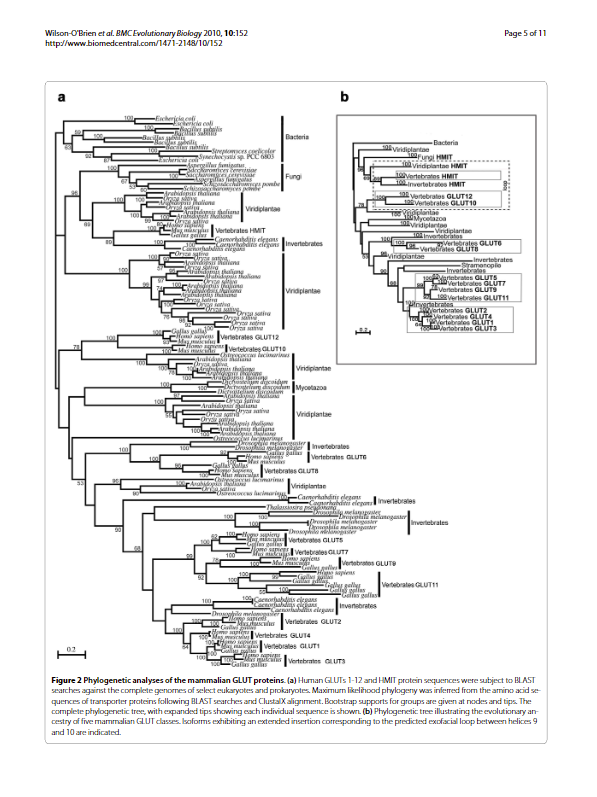
#> input picture images/paper9.png, 597 x 797 px, found by its file name
$ jupyter execute Line_gap_mode_final.ipynb
#> lines starting #> are read from the running program, lines starting #| are printed output that depends on the picture; after the words box and inside, x2 and y2 are one past the last pixel; in counts of white or black regions, pixels touching at a corner belong together
[cell 1]
import cv2
import numpy as np
import matplotlib.pyplot as plt
from skimage.feature import local_binary_pattern
from scipy import stats

[cell 2]
img = cv2.imread('paper9.png')
#> img is the input picture: shape (797, 597, 3); mean B, G, R 237.4, 237.4, 237.5
imgray = cv2.cvtColor(img, cv2.COLOR_BGR2GRAY)

ret, thresh = cv2.threshold(imgray, 200, 255, cv2.THRESH_BINARY)
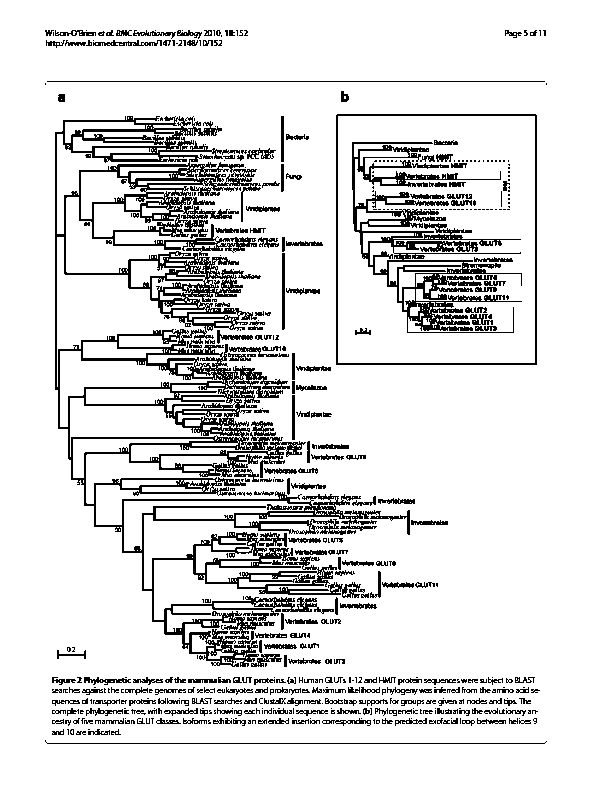
#> thresh: shape (797, 597); 87.1% white; black in thin lines or dots, all inside (x1, y1, x2, y2) = (45, 30, 547, 744)
plt.imshow(thresh, cmap='gray')
plt.show()

array = np.array(thresh)
array.shape

row_sums = np.sum(array, axis=1)
#> row_sums = 797 values, max 152235 at index 0, min 25245 at index 81, mean 132622.7


indices = np.arange(len(row_sums))
#> indices = 797 values from 0 to 796

plt.bar(indices, row_sums, edgecolor='blue')

plt.title('Histogram of Rows(with margin)')
plt.xlabel('row count')
plt.ylabel('total pixel value')

plt.show()
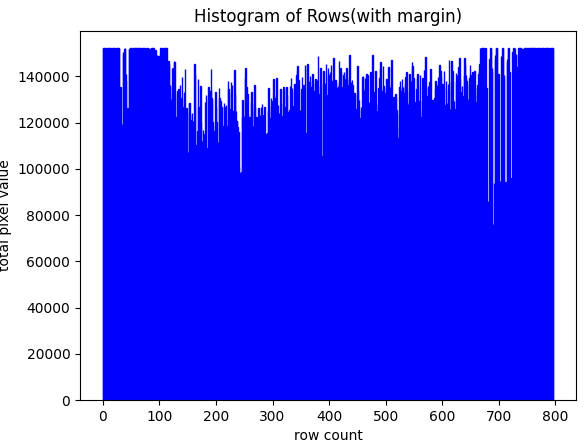
#> figure drawn by matplotlib, 1 panel

[cell 3]
def trim_white_margins_lr(pixel_array):
    col_sums = np.sum(pixel_array, axis=0)
    num_rows = pixel_array.shape[0]
    white_col_sum = 255 * num_rows

    # Find the first non-white column from the left
    start_index = 0
    while start_index < len(col_sums) and col_sums[start_index] == white_col_sum:
        start_index += 1

    # Find the first non-white column from the right
    end_index = len(col_sums) - 1
    while end_index >= 0 and col_sums[end_index] == white_col_sum:
        end_index -= 1

    # Trim the pixel array
    col_trimmed_array = pixel_array[:, start_index:end_index+1]

    return col_trimmed_array,start_index

# row_trimmed_array,top_margin = trim_white_margins(array)
side_marginless_array,left_margin = trim_white_margins_lr(array)
#> in trim_white_margins_lr, `col_sums = np.sum(pixel_array, axis=0)`: col_sums = 597 values, max 203235 at index 0, min 117555 at index 337, mean 177052.4
#> the loop in trim_white_margins_lr, `while start_index < len(col_sums) and col_sums[start_index] == white_c..` made 45 passes
#> after the loop in trim_white_margins_lr, `while start_index < len(col_sums) and col_sums[start_index] == white_c..`: start_index = 45
#> in trim_white_margins_lr, `end_index = len(col_sums) - 1`: end_index = 596
#> the loop in trim_white_margins_lr, `while end_index >= 0 and col_sums[end_index] == white_col_sum:` made 50 passes
#> end_index on passes 1 to 8: 595, 594, 593, 592, 591, 590, 589, 588
#> after the loop in trim_white_margins_lr, `while end_index >= 0 and col_sums[end_index] == white_col_sum:`: end_index = 546
#> in trim_white_margins_lr, `col_trimmed_array = pixel_array[:, start_index:end_index+1]`:
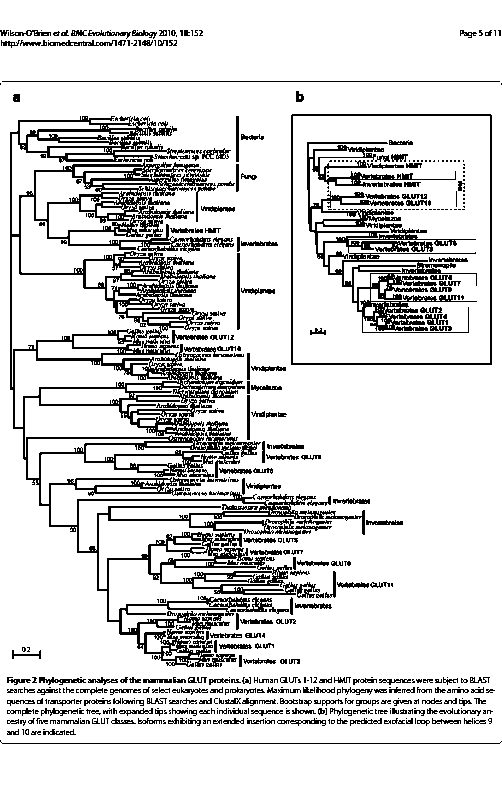
#> col_trimmed_array: shape (797, 502); 84.7% white; black in thin lines or dots, all inside (x1, y1, x2, y2) = (0, 30, 502, 744)
#> left_margin = 45

# print("Side_Marginless Array:")
# print(side_marginless_array)
print(side_marginless_array.shape)
#| (797, 502)

#Top Margin
# top_margin = array.shape[0] - marginless_array.shape[0]
# print(top_margin)
print("Left Margin:", left_margin)
#| Left Margin: 45
print()


def col_sum(array):
    return np.sum(array, axis=0), 255 * array.shape[0]

def identify_col_gaps(col_sum, white_col_sum):
    gap_indices = []
    in_gap = False
    current_gap_start = None

    for col_index, value in enumerate(col_sum):
        if value == white_col_sum:
            if not in_gap:
                # Start a new gap
                in_gap = True
                current_gap_start = col_index
        else:
            if in_gap:
                # End the current gap
                in_gap = False
                gap_indices.append((current_gap_start, col_index - 1))
                current_gap_start = None

    # Handle the case where the gap goes till the end of the array
    if in_gap:
        gap_indices.append((current_gap_start, len(col_sum) - 1))

    return gap_indices


def divide_image(image, gap_indices):
    parts = []
    start = 0
    for gap_start, gap_end in gap_indices:
        parts.append((start, gap_start))
        start = gap_end
    parts.append((start, image.shape[1]))
    return parts

    if len(parts) == 0:
      parts.append((0, image.shape[1]))


col_sum, white_col_sum = col_sum(side_marginless_array)
#> col_sum = 502 values, max 202725 at index 496, min 117555 at index 292, mean 172097.6; white_col_sum = 203235
gap_indices = identify_col_gaps(col_sum, white_col_sum)
#> the loop in identify_col_gaps, `for col_index, value in enumerate(col_sum):` made 502 passes
#> value on passes 1 to 3: 201705, 199920, 201450
#> after the loop in identify_col_gaps, `for col_index, value in enumerate(col_sum):`: gap_indices = []; in_gap = False
#> gap_indices = []
print("Gap between columns:", gap_indices)
#| Gap between columns: []
print()


all_cols = divide_image(side_marginless_array, gap_indices)
#> all_cols = [(0, 502)]
print("Text columns:", all_cols)
#| Text columns: [(0, 502)]

[cell 4]
marginless_arrays_processed =[]
top_margin_array =[]

for col in all_cols:

  def trim_white_margins(pixel_array):
    row_sums = np.sum(pixel_array, axis=1)
    num_columns = pixel_array.shape[1]
    white_row_sum = 255 * num_columns

    # Find the first non-white row from the top
    start_index = 0
    while start_index < len(row_sums) and row_sums[start_index] == white_row_sum:
        start_index += 1

    # Find the first non-white row from the bottom
    end_index = len(row_sums) - 1
    while end_index >= 0 and row_sums[end_index] == white_row_sum:
        end_index -= 1

    # Trim the pixel array
    row_trimmed_array = pixel_array[start_index:end_index+1, :]

    return row_trimmed_array,start_index


  marginless_array,top_margin = trim_white_margins(side_marginless_array[:, col[0]:col[1]])
  # print("Top margin:",top_margin)

  # sliced_array = marginless_array[:, col[0]:col[1]]
  # print(sliced_array.shape)
  marginless_arrays_processed.append(marginless_array)
  top_margin_array.append(top_margin)
#> this loop made 1 pass
#> (col, num_columns in trim_white_margins, white_row_sum in trim_white_margins, top_margin) on pass 1: ((0, 502), 502, 128010, 30)
#> pass 1, in trim_white_margins, `row_trimmed_array = pixel_array[start_index:end_index+1, :]`:
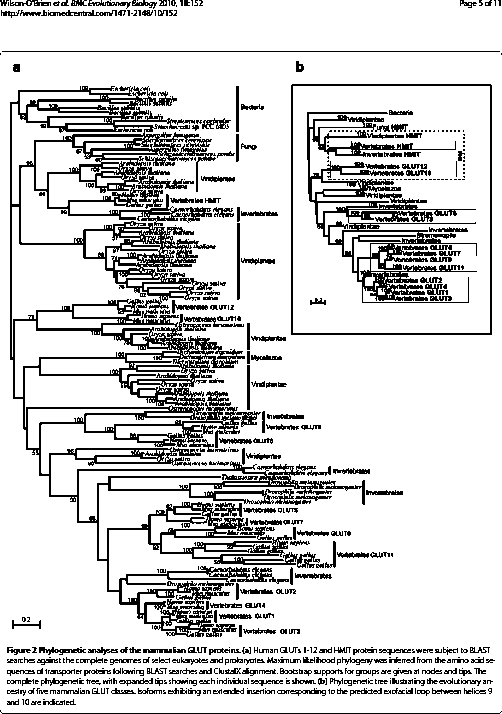
#> row_trimmed_array: shape (714, 502); 82.9% white; black in thin lines or dots
#> after the loop, marginless_arrays_processed = 1 item; top_margin_array = [30]

# for marginless_array_processed in marginless_arrays_processed:
for i, marginless_array_processed in enumerate(marginless_arrays_processed):


  def convert_non_255_to_zero(marginless_array_processed):
    marginless_array_row_sums = np.sum(marginless_array_processed, axis=1)
    new_arr = np.where(marginless_array_row_sums != 255*marginless_array_processed.shape[1], 0, marginless_array_row_sums)
    return new_arr

  # Convert non-255 values to 0 and store in another array
  marginless_array_improved_row_sum = convert_non_255_to_zero(marginless_array_processed)


  def calculate_row_sums(image, threshold=255):
      num_rows, num_columns = image.shape
      white_row_sum = threshold * num_columns
      row_sums = np.sum(image, axis=1)
      return row_sums, white_row_sum

  def identify_line_gaps(row_sums, white_row_sum):
      white_space_lengths = []
      current_length = 0

      for value in row_sums:
          if value == white_row_sum:
              current_length += 1
          else:
              if current_length > 0:
                  white_space_lengths.append(current_length)
                  current_length = 0

      if current_length > 0:
          white_space_lengths.append(current_length)

      if white_space_lengths:
        mode_result = stats.mode(white_space_lengths)
          # Check if the mode result contains any mode value
        if mode_result.mode.size > 0:
            average_line_gap = mode_result.mode
        #  average_line_gap = stats.mode(white_space_lengths).mode[0]#mode
      else:
          average_line_gap = 0

      return average_line_gap, white_space_lengths #mode

  def find_significant_gaps(row_sums, white_row_sum, average_line_gap, gap_multiplier=2.7):#mode
      significant_gaps = []
      current_length = 0
      significant_threshold = average_line_gap * gap_multiplier #mode
      print(significant_threshold)

      for i, value in enumerate(row_sums):
          if value == white_row_sum:
              current_length += 1
          else:
              if current_length >= significant_threshold:
                  significant_gaps.append((i - current_length, i))
              current_length = 0

      if current_length > significant_threshold:
          significant_gaps.append((len(row_sums) - current_length, len(row_sums)))

      return significant_gaps
      #print(significant_gaps)

  def divide_image(image, significant_gaps):
      start = 0
      for gap_start, gap_end in significant_gaps:
          parts.append((start, gap_start))
          start = gap_end
      parts.append((start, image.shape[0]))
      # print(start, image.shape[0])
      return parts
  row_sums, white_row_sum = calculate_row_sums(marginless_array_processed)
  average_line_gap, white_space_lengths = identify_line_gaps(row_sums, white_row_sum)
  significant_gaps = find_significant_gaps(row_sums, white_row_sum, average_line_gap) #mode

  parts = []
  print("Average Line Gap Height:", average_line_gap) #mode

  print("Significant Gaps (row indices):", significant_gaps)
  #print("Line gap mode count", mode_count)


  parts = divide_image(marginless_array_processed, significant_gaps)
  # [21 lines of commented-out code are left out]
  def analyze_texture(image_part, P=8, R=1):
      lbp = local_binary_pattern(image_part, P, R, method='uniform')
      return lbp

  # Function to determine if the texture is significant
  def has_significant_texture(lbp, threshold=0.75):
      P = 8
      (hist, _) = np.histogram(lbp.ravel(), bins=np.arange(0, P + 3), range=(0, P + 2))
      hist = hist.astype("float")
      hist /= (hist.sum() + 1e-7)  # Normalize the histogram


      # [6 lines of commented-out code are left out]

      return hist.max() > threshold

# [11 lines of commented-out code are left out]

  for start, end in parts:
      part = marginless_array_processed[start:end, 0:marginless_array_processed.shape[1]]
      # print(part.shape)
      # if np.all
      lbp = analyze_texture(part)
      if has_significant_texture(lbp):
          print(f"Part from rows {start} to {end} likely contains figures.")
          # [6 lines of commented-out code are left out]
          if i == 0:
            final_part = img[start+top_margin_array[i]:end+ top_margin_array[i], left_margin:marginless_array_processed.shape[1]+left_margin]
          else:
            x =all_cols[i][0] - all_cols[i-1][1]
            last_col_width =all_cols[i-1][1]
            final_part = img[start+top_margin_array[i]:end+ top_margin_array[i], left_margin+last_col_width+x:marginless_array_processed.shape[1]+left_margin+last_col_width+x]
          plt.figure()
          plt.imshow(final_part, cmap='gray')
          plt.title(f'Part: Rows {start+top_margin_array[i]} to {end+top_margin_array[i]}')
          plt.show()
#> this loop made 1 pass
#> (num_rows in calculate_row_sums, num_columns in calculate_row_sums, white_row_sum, average_line_gap, white_space_lengths, significant_threshold in find_significant_gaps) on pass 1: (714, 502, 128010, 2, [1, 33, 1, 6, 12, 10, 2, 3, 2, 2, 3, 5], 5.4)
#> (printed output is left out)
#> pass 1, `plt.show()`:
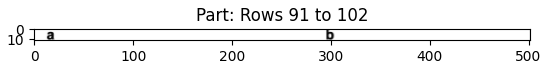
#> figure drawn by matplotlib, 1 panel
#> pass 1, in analyze_texture (call 4), `lbp = local_binary_pattern(image_part, P, R, method='uniform')`:
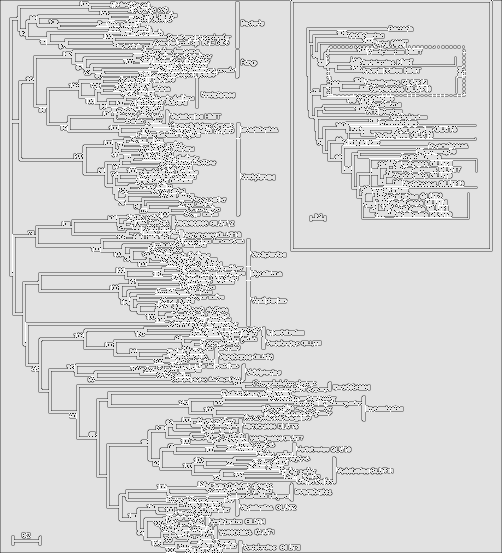
#> lbp: shape (553, 502) float64; min 0, max 9, mean 7.55; drawn with min black and max white
#> pass 1, `plt.show()`:
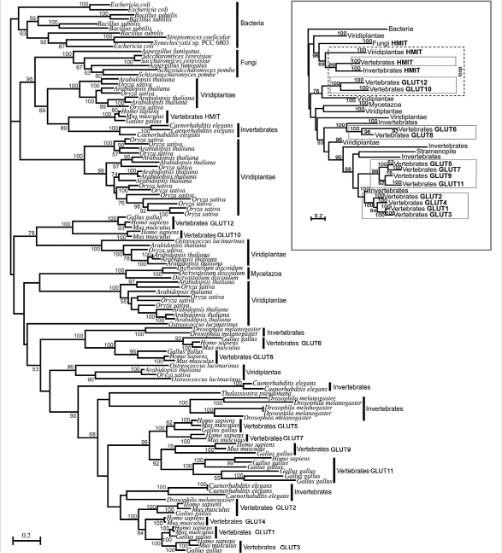
#> shown: shape (553, 502, 3); mean R, G, B 229.2, 229.2, 229.2
#> pass 1, in analyze_texture (call 5), `lbp = local_binary_pattern(image_part, P, R, method='uniform')`:
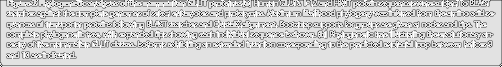
#> lbp: shape (67, 502) float64; min 0, max 9, mean 7.18; drawn with min black and max white
#> after the loop:
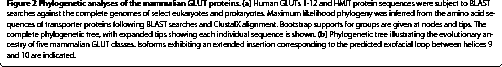
#> part: shape (67, 502); 78.2% white; black in thin lines or dots

$ run again, with images/paper1.png copied over images/paper9.png
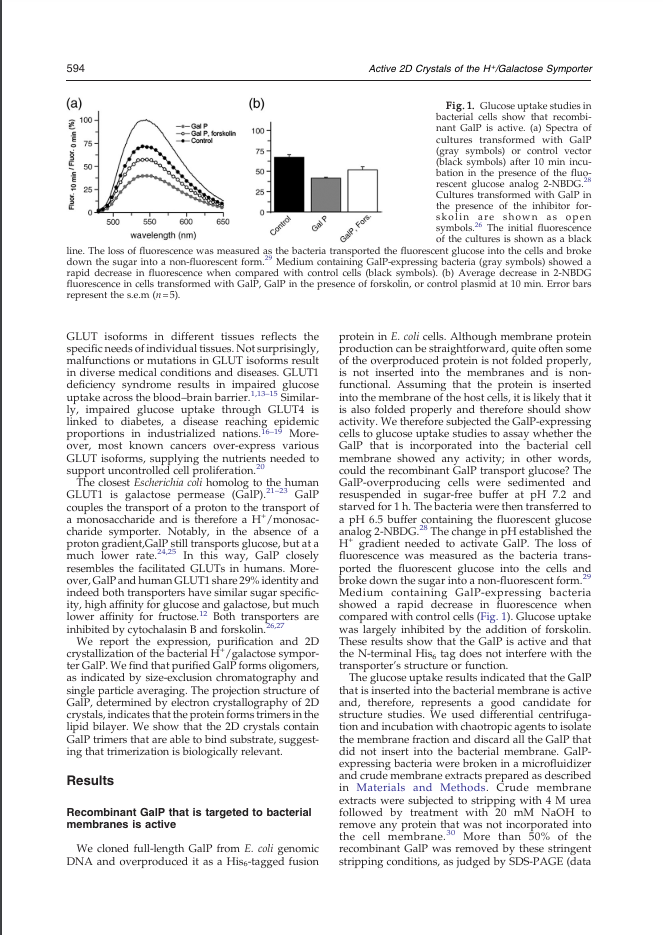
#> input picture images/paper1.png, 663 x 935 px, found by its file name
#> img is the input picture: shape (935, 663, 3); mean B, G, R 236.3, 236.1, 236.4
#> `ret, thresh = cv2.threshold(imgray, 200, 255, cv2.THRESH_BINARY)`:
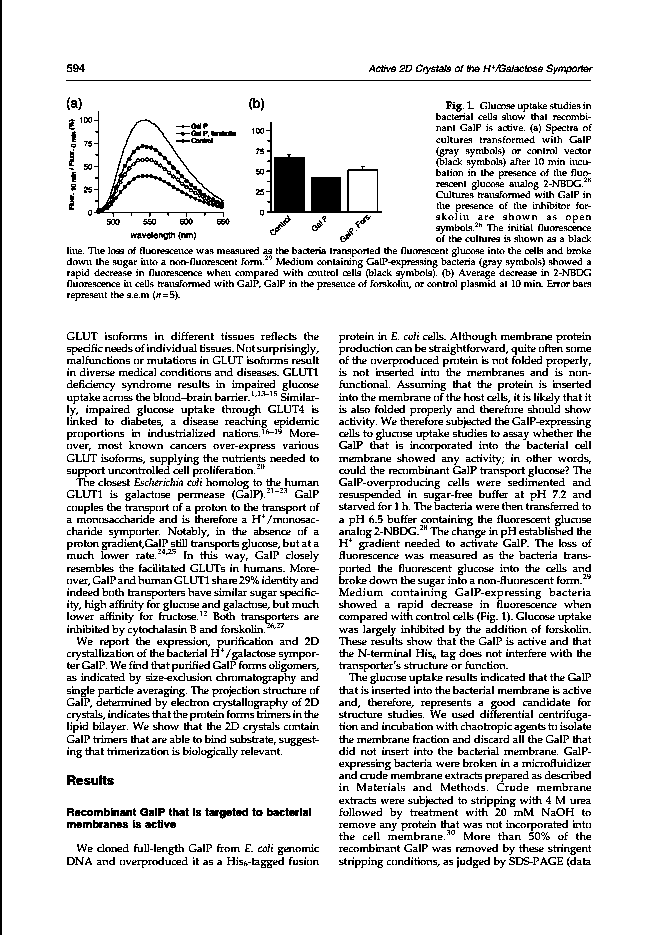
#> thresh: shape (935, 663); 87.2% white; black in thin lines or dots, all inside (x1, y1, x2, y2) = (0, 0, 593, 935)
#> row_sums = 935 values, max 168555 at index 0, min 34680 at index 80, mean 147466.9
#> indices = 935 values from 0 to 934
#> col_sums = 663 values, max 238425 at index 2, min 0 at index 0, mean 207966.2
#> after the loop in trim_white_margins_lr, `while start_index < len(col_sums) and col_sums[start_index] == white_c..`: start_index = 0
#> in trim_white_margins_lr, `end_index = len(col_sums) - 1`: end_index = 662
#> the loop in trim_white_margins_lr, `while end_index >= 0 and col_sums[end_index] == white_col_sum:` made 70 passes
#> end_index on passes 1 to 8: 661, 660, 659, 658, 657, 656, 655, 654
#> after the loop in trim_white_margins_lr, `while end_index >= 0 and col_sums[end_index] == white_col_sum:`: end_index = 592
#> col_trimmed_array: shape (935, 593); 85.7% white; black in thin lines or dots
#> left_margin = 0
#| (935, 593)
#| Left Margin: 0
#> `col_sum, white_col_sum = col_sum(side_marginless_array)`: col_sum = 593 values, max 238425 at index 2, min 0 at index 0, mean 204370.7; white_col_sum = 238425
#> the loop in identify_col_gaps, `for col_index, value in enumerate(col_sum):` made 593 passes
#> (value, in_gap, current_gap_start) on pass 3: (238425, True, 2)
#> after the loop in identify_col_gaps, `for col_index, value in enumerate(col_sum):`: gap_indices = [(2, 65)]; in_gap = False
#> `gap_indices = identify_col_gaps(col_sum, white_col_sum)`: gap_indices = [(2, 65)]
#| Gap between columns: [(2, 65)]
#> the loop in divide_image, `for gap_start, gap_end in gap_indices:` made 1 pass
#> (gap_start, gap_end, start) on pass 1: (2, 65, 65)
#> after the loop in divide_image, `for gap_start, gap_end in gap_indices:`: parts = [(0, 2)]
#> all_cols = [(0, 2), (65, 593)]
#| Text columns: [(0, 2), (65, 593)]
#> the loop `for col in all_cols: ` made 2 passes
#> (col, num_columns in trim_white_margins, white_row_sum in trim_white_margins, top_margin) on passes 1 to 2: ((0, 2), 2, 510, 0), ((65, 593), 528, 134640, 64)
#> pass 2, in trim_white_margins (call 2), `row_trimmed_array = pixel_array[start_index:end_index+1, :]`:
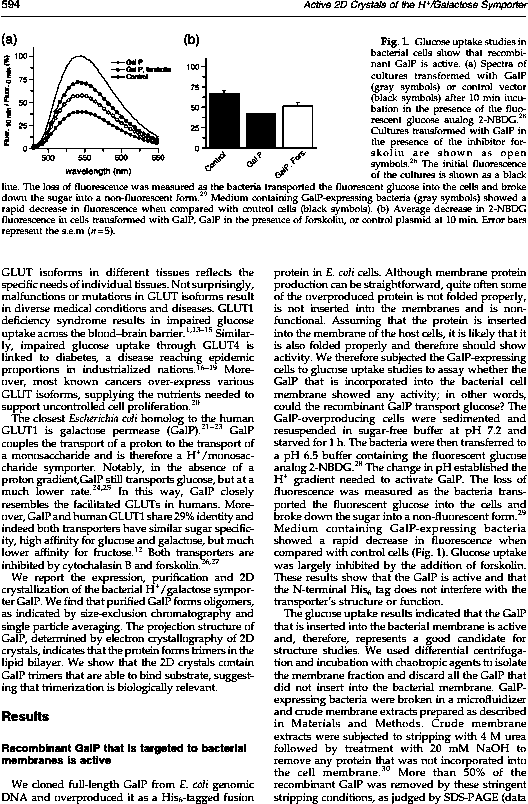
#> row_trimmed_array: shape (804, 528); 81.8% white; black in thin lines or dots
#> after the loop `for col in all_cols:`: marginless_arrays_processed = 2 items; top_margin_array = [0, 64]
